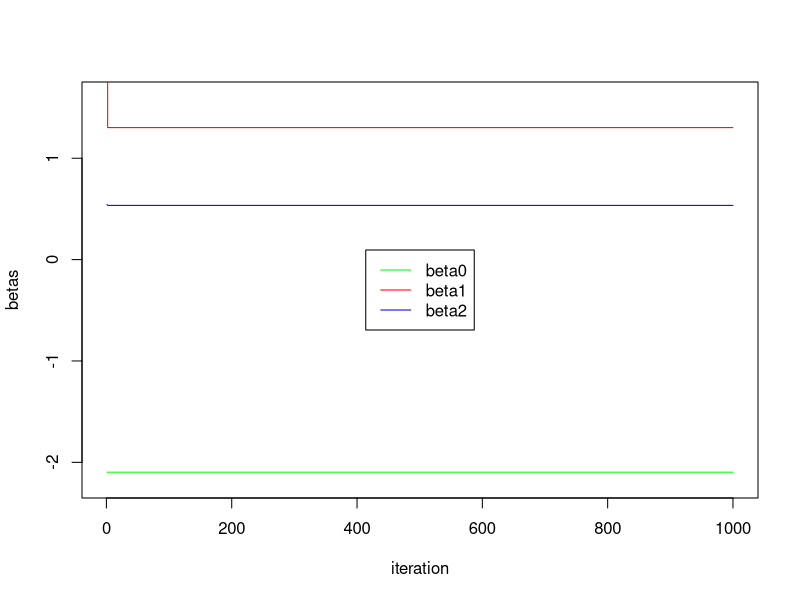
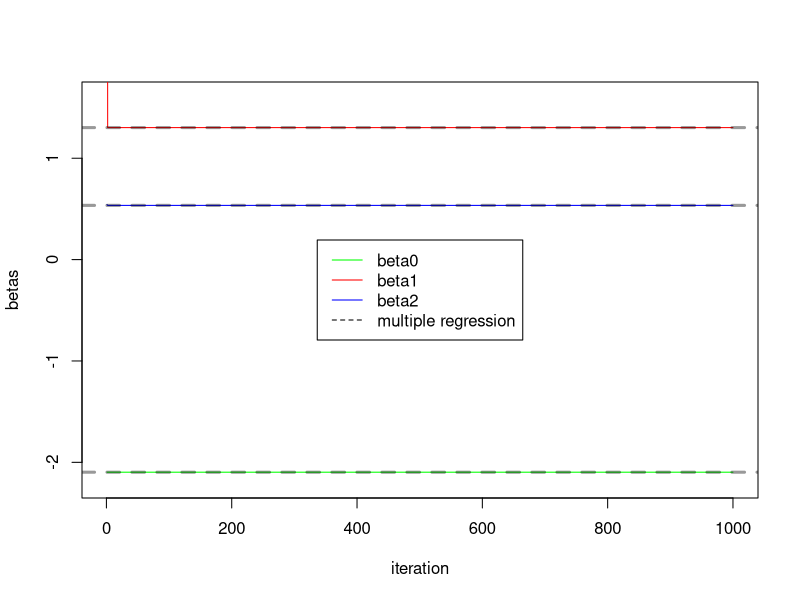

The R source for these figures, in order:
## ---- chunk 1
set.seed(1)
X1 = rnorm(100)
X2 = rnorm(100)
eps = rnorm(100, sd=0.1)
Y = -2.1 + 1.3 * X1 + 0.54 * X2 + eps
## ---- chunk 2
beta0 = rep(NA, 1000)
beta1 = rep(NA, 1000)
beta2 = rep(NA, 1000)
beta1[1] = 10
## ---- chunk 3
for (i in 1:1000) {
  a = Y - beta1[i] * X1
  beta2[i] = lm(a~X2)$coef[2]
  a = Y - beta2[i] * X2
  lm.fit = lm(a~X1)
  if (i < 1000) {
    beta1[i+1] = lm.fit$coef[2]
  }
  beta0[i] = lm.fit$coef[1]
}
plot(1:1000, beta0, type="l", xlab="iteration", ylab="betas", ylim=c(-2.2, 1.6), col="green")
lines(1:1000, beta1, col="red")
lines(1:1000, beta2, col="blue")
legend('center', c("beta0","beta1","beta2"), lty=1, col=c("green","red","blue"))
## ---- chunk 4
lm.fit = lm(Y~X1+X2)
plot(1:1000, beta0, type="l", xlab="iteration", ylab="betas", ylim=c(-2.2, 1.6), col="green")
lines(1:1000, beta1, col="red")
lines(1:1000, beta2, col="blue")
abline(h=lm.fit$coef[1], lty="dashed", lwd=3, col=rgb(0, 0, 0, alpha=0.4))
abline(h=lm.fit$coef[2], lty="dashed", lwd=3, col=rgb(0, 0, 0, alpha=0.4))
abline(h=lm.fit$coef[3], lty="dashed", lwd=3, col=rgb(0, 0, 0, alpha=0.4))
legend('center', c("beta0","beta1","beta2", "multiple regression"), lty=c(1, 1, 1, 2), col=c("green","red","blue", "black"))
